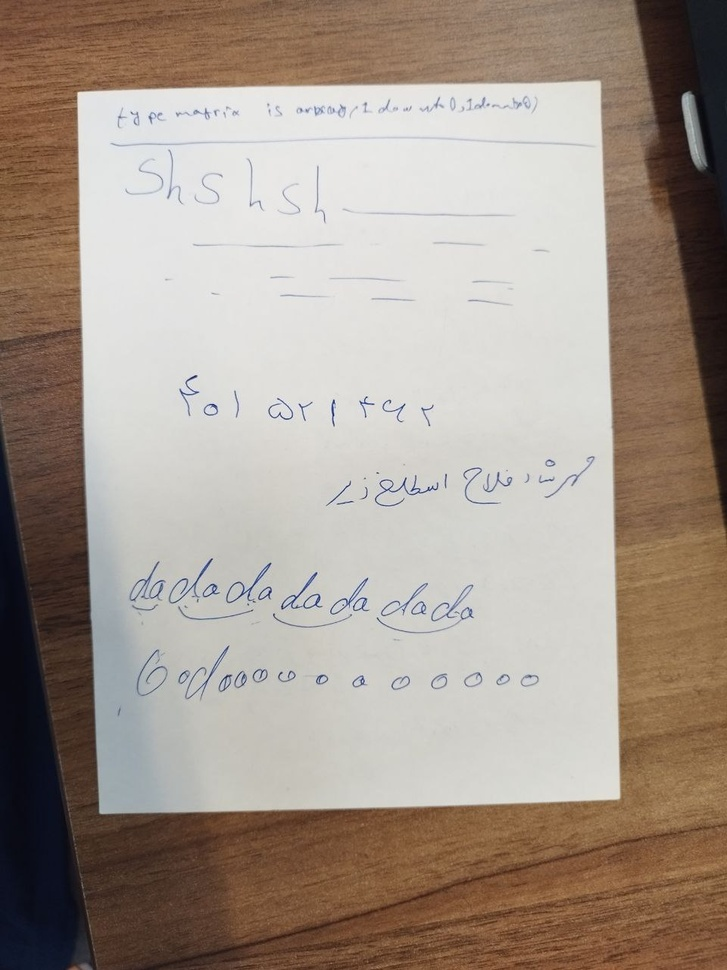
#> input picture HW3/Q7/name.jpg, 727 x 970 px, shrunk from 960 x 1280 before the run
$ jupyter execute Q7.ipynb
#> lines starting #> are read from the running program, lines starting #| are printed output that depends on the picture; after the words box and inside, x2 and y2 are one past the last pixel; in counts of white or black regions, pixels touching at a corner belong together
# Imports

[cell 1]
import cv2
import numpy as np
import matplotlib.pyplot as plt

# Utilities

[cell 2]
def imshow(im):
    width, height, *channels = im.shape
    if channels:
        # By default, OpenCV tends to work with images in the BGR format.
        # This is due to some outdated practices, but it has been left in the library.
        # We can iterate the channels in reverse order to get an RGB image.
        plt.imshow(im[:,:,::-1])
    else:
        plt.imshow(im, cmap='gray')
    plt.axis('off')

[cell 3]
def reorder(vertices):
    # OpenCV *prefers* if we use `np.float32`.
    reordered = np.zeros_like(vertices, dtype=np.float32)
    add = vertices.sum(1)
    reordered[0] = vertices[np.argmin(add)]
    reordered[2] = vertices[np.argmax(add)]
    diff = np.diff(vertices, axis=1)
    reordered[1] = vertices[np.argmin(diff)]
    reordered[3] = vertices[np.argmax(diff)]
    return reordered

# Image

[cell 4]
# Read your image
image = cv2.imread("name.jpg")
#> image is the input picture: shape (970, 727, 3); mean B, G, R 140.6, 151.4, 164.2

# Process

Follow the hints in each section to implement the functions.

## Grayscale Transform

Use the `cv2.cvtColor` function with any color space you deem appropriate. The resulting image should have a single channel.

[cell 5]
def to_grayscale(im):
    im_gray = cv2.cvtColor(im, cv2.COLOR_BGR2GRAY)
    return im_gray

[cell 6]
grayscale = to_grayscale(image)
#> in to_grayscale, `im_gray = cv2.cvtColor(im, cv2.COLOR_BGR2GRAY)`:
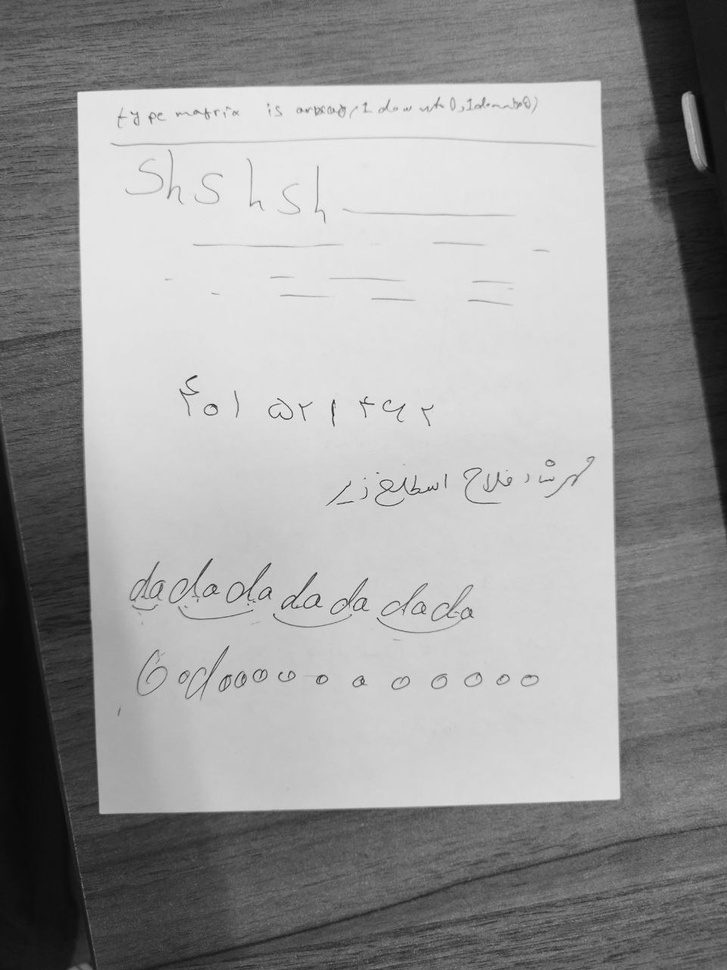
#> im_gray: shape (970, 727); min 7, max 247, mean 154
imshow(grayscale)

## Blurring the Image

The Gaussian filter or its more advanced sibling, the Bilateral filter, have shown the best results. Go with whatever smoothing filter you prefer. Considering that the image is highly likely to contain texts, adjust your window size accordingly.

[cell 7]
def blur(image):
    im_blur = cv2.GaussianBlur(image, (5, 5), 0)
    return im_blur

[cell 8]
blurred = blur(grayscale)
imshow(blurred)

## Edge Detection

The `cv2.Canny` filter tends to generate the best results. Tune its thresholds using the provided image and try it on a few more examples.

[cell 9]
def to_edges(im):
    im_edges = cv2.Canny(im, 100, 200)
    return im_edges

[cell 10]
edges = to_edges(blurred)
#> in to_edges, `im_edges = cv2.Canny(im, 100, 200)`:
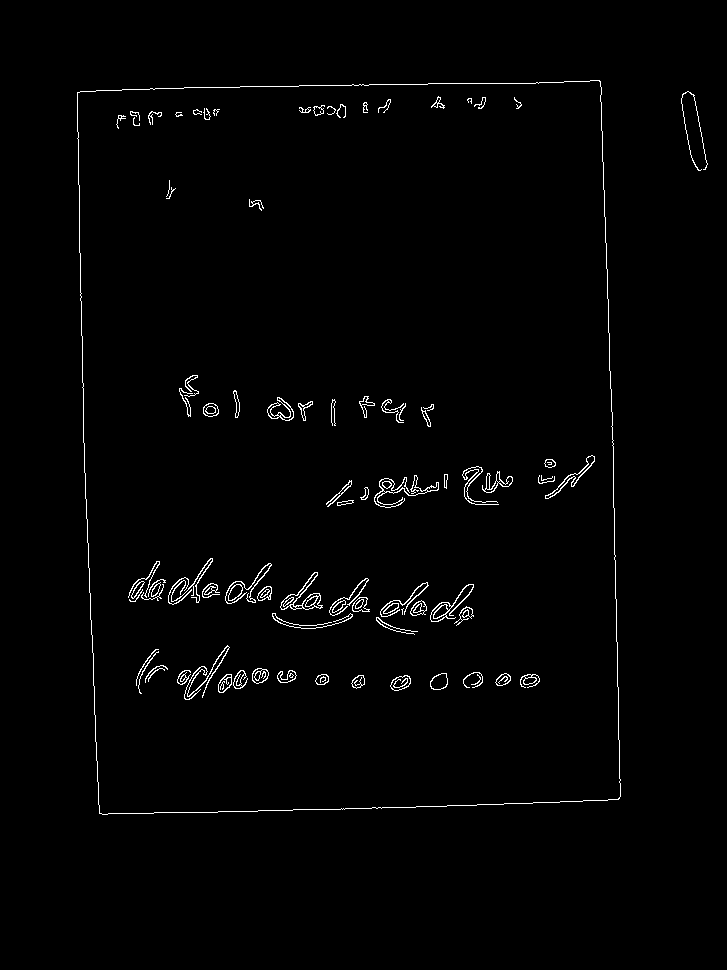
#> im_edges: shape (970, 727); 1.4% white in thin lines or dots, all inside (x1, y1, x2, y2) = (77, 80, 708, 815)
imshow(edges)

## Contour Detection

We highly suggest that you learn more about [image contours](https://docs.opencv.org/4.x/d4/d73/tutorial_py_contours_begin.html), specifically, the `cv2.findContours` function. You'd want to find the contour that has the largest surface area (using `cv2.contourArea`) and simplify its boundaries to a quadrilateral using `cv2.approxPolyDP` (and possibly `cv2.arcLength`). If this all sounds too complicated, go with the Hough transform. As discussed in the instructions, you can use the Hough transform to identify four lines within the output of `to_edges` to identify the most prominent parallelogram present in the image. This isn't, however, the best solution.

Regardless of the method, the output of the function must be the coordinates of the four vertices containing the page, in the form of a `4x2` array.

*Hint*: If you are using `cv2.findContours`, the Simple Approximation Model suffices for our purposes.

[cell 11]
# https://www.geeksforgeeks.org/find-co-ordinates-of-contours-using-opencv-python/
def find_vertices(im):
    _, threshold = cv2.threshold(im, 190, 220, cv2.THRESH_BINARY)
    contours, hierarchy = cv2.findContours(threshold, cv2.RETR_EXTERNAL, cv2.CHAIN_APPROX_NONE)
    if len(contours) == 0:
        return None

    contours = sorted(contours, key= cv2.contourArea, reverse = True)
    # print(contours)
    vertices = []
    img_area = im.shape[0] * im.shape[1]
    for cnt in contours:
        area = cv2.contourArea(cnt)
        print(area)
        epsilon = 0.06 * cv2.arcLength(cnt, True)
        approx = cv2.approxPolyDP(cnt, epsilon, True)
        print(len(approx))
        if len(approx) == 4:
            print(approx)
            vertices = approx.reshape(4, 2)
            return vertices


    return vertices

[cell 12]
imshow(image)
vertices = find_vertices(edges)
#> in find_vertices, `contours, hierarchy = cv2.findContours(threshold, cv2.RETR_EXTERNAL, c..`: contours = 2 contours, 1 with area under 20; largest, box (x1, y1, x2, y2) and area: (77, 80, 621, 815) 379648
#> the loop in find_vertices, `for cnt in contours:` made 1 pass
#> (area, epsilon, vertices) on pass 1: (379648.5, 151.6, [[599, 80], [77, 92], [99, 813], [619, 798]])
#| 379648.5
#| 4
#| [[[599  80]]
#|  [[ 77  92]]
#|  [[ 99 813]]
#|  [[619 798]]]
#> vertices = [[599, 80], [77, 92], [99, 813], [619, 798]]

[cell 13]
# Let's draw the points on the original image.
im_color = image.copy()

if vertices is not None:
    for (x, y) in vertices:
        cv2.circle(im_color, (x, y), 5, (0, 255, 0), -1)
#> this loop made 4 passes
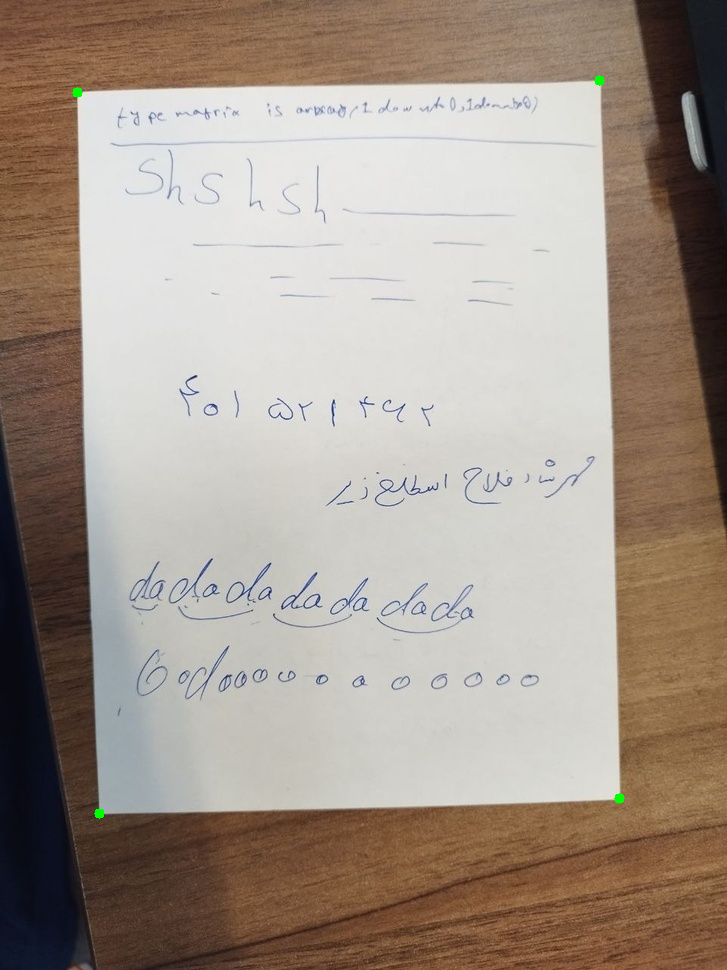
#> im_color: shape (970, 727, 3); 0.05% of pixels changed, all inside (x1, y1, x2, y2) = (72, 75, 625, 819)

imshow(im_color)
vertices
#> Out = [[599, 80], [77, 92], [99, 813], [619, 798]]

## Perspective Transform

We can use the `cv2.getPerspectiveTransform` function to find a transform that maps the region we have identified to a rectangle that we can easily crop. You then need to use `cv2.warpPerspective` to apply this transform and crop out the target region.

**Note**: `cv2.getPerspectiveTransform` expects your vertices in a particular order. They should be top left, top right, bottom right, and finally, bottom left. We have implemented a utility function for this purpose.

[cell 14]
# https://www.geeksforgeeks.org/perspective-transformation-python-opencv/
def crop_out(im, vertices):
    pts = np.array(vertices, dtype='float32')

    s = pts.sum(axis=1)
    diff = np.diff(pts, axis=1)
    ordered = np.zeros((4, 2), dtype='float32')
    ordered[0] = pts[np.argmin(s)]
    ordered[2] = pts[np.argmax(s)]
    ordered[1] = pts[np.argmin(diff)]
    ordered[3] = pts[np.argmax(diff)]

    (tl, tr, br, bl) = ordered
    widthA = np.linalg.norm(br - bl)
    widthB = np.linalg.norm(tr - tl)
    maxWidth = int(max(widthA, widthB))

    heightA = np.linalg.norm(tr - br)
    heightB = np.linalg.norm(tl - bl)
    maxHeight = int(max(heightA, heightB))

    dst = np.array([
        [0, 0],
        [maxWidth - 1, 0],
        [maxWidth - 1, maxHeight - 1],
        [0, maxHeight - 1]
    ], dtype="float32")

    M = cv2.getPerspectiveTransform(ordered, dst)
    warped = cv2.warpPerspective(im, M, (maxWidth, maxHeight))

    return warped

[cell 15]
cropped = crop_out(image, vertices)
#> in crop_out, `s = pts.sum(axis=1)`: s = [679, 169, 912, 1417]
#> in crop_out, `diff = np.diff(pts, axis=1)`: diff = [-519, 15, 714, 179]
#> in crop_out, `M = cv2.getPerspectiveTransform(ordered, dst)`: M = [[0.992, -0.0303, -73.61], [0.0228, 0.993, -93.13], [-8.22e-06, -4.83e-06, 1]]
#> in crop_out, `warped = cv2.warpPerspective(im, M, (maxWidth, maxHeight))`:
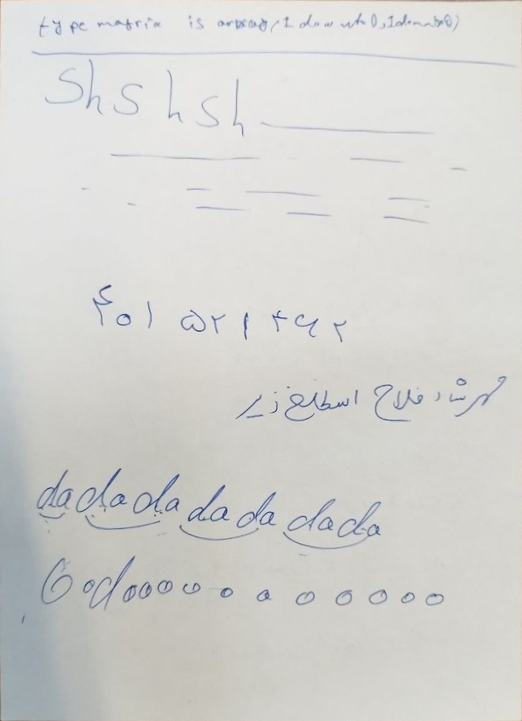
#> warped: shape (721, 522, 3); mean B, G, R 208.8, 211.8, 211.8
imshow(cropped)

## Image Enhancement

I'll leave this part up to you!

[cell 16]
# https://stackoverflow.com/questions/32913157/how-to-get-magic-color-effect-like-cam-scanner-using-opencv
# https://github.com/harshilp24/document_scanner_python/blob/main/scan
def enhance(im):
    gray = cv2.cvtColor(im, cv2.COLOR_BGR2GRAY)

    _, enhanced_im = cv2.threshold(gray, 160, 230, cv2.THRESH_BINARY)

    return enhanced_im

## Result

Let's put everything together and get the result in one go.

[cell 17]
def scan(im):
    grayscale = to_grayscale(im)
    blurred = blur(grayscale)
    edges = to_edges(blurred)
    vertices = find_vertices(edges)
    cropped = crop_out(im, vertices)
    return enhance(cropped)

[cell 18]
scanned = scan(image)
#> in scan, `vertices = find_vertices(edges)`: vertices = [[599, 80], [77, 92], [99, 813], [619, 798]]
#> in enhance, `_, enhanced_im = cv2.threshold(gray, 160, 230, cv2.THRESH_BINARY)`:
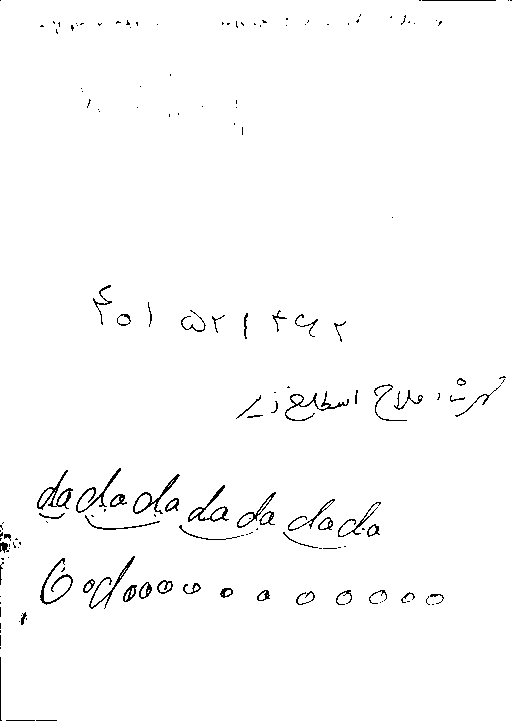
#> enhanced_im: shape (721, 522); values 0 (black) and 230 (white), 98.5% white; black in thin lines or dots
cv2.imwrite('images/scanned.png', scanned)
imshow(scanned)
